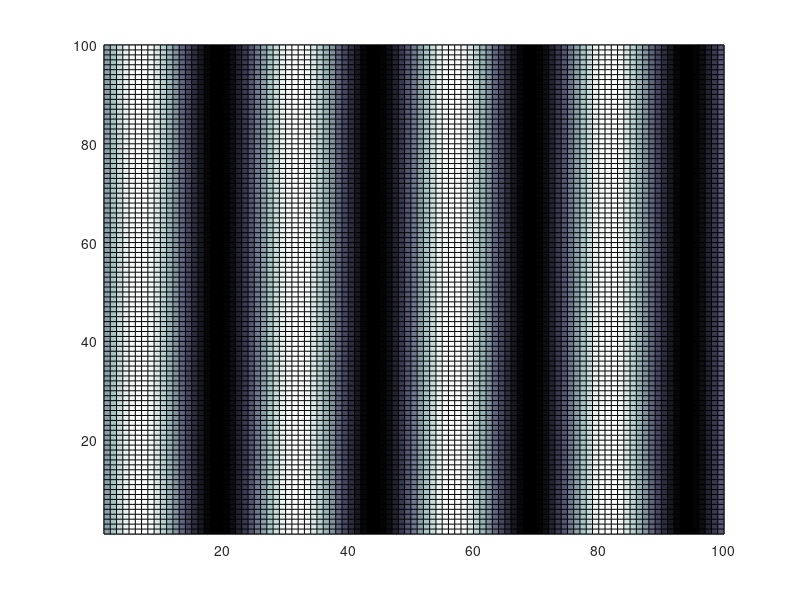

Write MATLAB code to recreate this figure.
clear all, close all;
N = 100;        	% Number of pixels per line and number of lines
x = (1:N)/N;      	% Spatial vector
y = sin(8*pi*x);	% Four cycle sine wave		
for k = 1:N
    I(k,:) = y;		% Duplicate 100 times
end
pcolor(I);              % Display image
colormap(bone);      	% Use a grayscale color map

